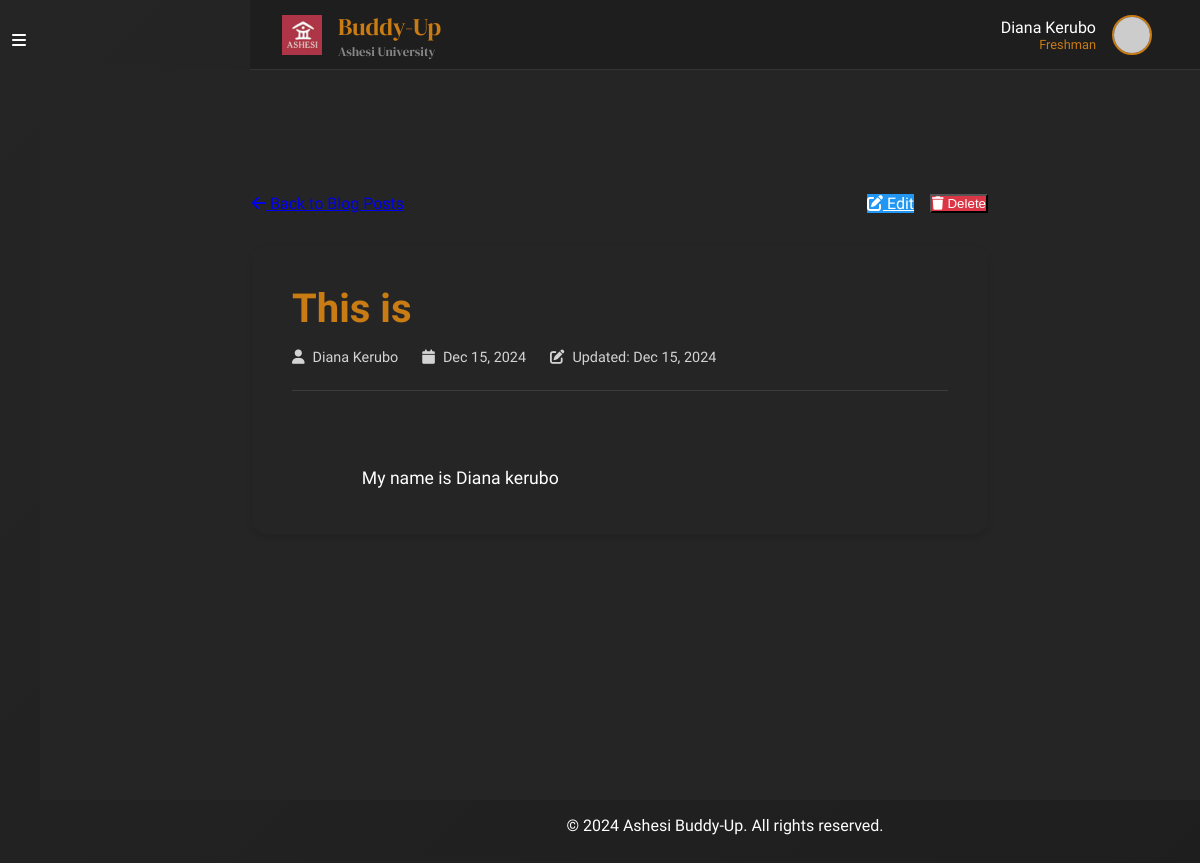
The page /dashboard/freshman/blog/view.php?id=5 (signed in) on the database its author committed.
### tables this page shows
CREATE TABLE `blog_posts` (
  `post_id` int(11) NOT NULL,
  `user_id` int(11) DEFAULT NULL,
  `title` varchar(255) NOT NULL,
  `content` text NOT NULL,
  `created_at` timestamp NOT NULL DEFAULT current_timestamp(),
  `updated_at` timestamp NOT NULL DEFAULT current_timestamp() ON UPDATE current_timestamp()
);

CREATE TABLE `freshman_details` (
  `freshman_id` int(11) NOT NULL,
  `user_id` int(11) DEFAULT NULL,
  `avatar_url` varchar(255) DEFAULT NULL,
  `full_name` varchar(255) NOT NULL,
  `student_id` varchar(8) DEFAULT NULL,
  `age` int(11) DEFAULT NULL,
  `gender` enum('Male','Female','Other') DEFAULT NULL,
  `major` varchar(100) DEFAULT NULL,
  `nationality` varchar(100) DEFAULT NULL,
  `hobby` text DEFAULT NULL,
  `fun_fact` text DEFAULT NULL,
  `continuing_buddy_id` int(11) DEFAULT NULL
);

### dashboard/freshman/blog/view.php (the view, shortened to what this page needs)
<?php
require_once '../../../db/database.php';
$post_id = filter_input(INPUT_GET, 'id', FILTER_SANITIZE_NUMBER_INT);
try {
    $stmt = $pdo->prepare("
        SELECT
            bp.*,
            f.full_name as author_name
        FROM blog_posts bp
        JOIN freshman_details f ON bp.user_id = f.user_id
        WHERE bp.post_id = ?
    ");
    $stmt->execute([$post_id]);
    $post = $stmt->fetch();
} catch (PDOException $e) {
    error_log("Error: " . $e->getMessage());
    $_SESSION['error'] = "Failed to load blog post.";
    header('Location: index.php');
    exit();
}
include '../../includes/header.php';
include '../../includes/freshman_sidebar.php';
?>
<div class="main-content">
    <div class="content-wrapper">
        <div class="navigation-buttons">
            <a href="index.php" class="btn btn-secondary">
                <i class="fas fa-arrow-left"></i> Back to Blog Posts
            </a>
            <?php if ($post['user_id'] == $_SESSION['user_id']): ?>
                <div class="post-actions">
                    <a href="edit.php?id=<?php echo $post['post_id']; ?>" class="btn btn-edit">
                        <i class="fas fa-edit"></i> Edit
                    </a>
                    <button onclick="deleteBlogPost(<?php echo $post['post_id']; ?>)" class="btn btn-delete">
                        <i class="fas fa-trash"></i> Delete
                    </button>
                </div>
            <?php endif; ?>
        </div>
        <article class="blog-post">
            <header class="post-header">
                <h1><?php echo htmlspecialchars($post['title']); ?></h1>
                <div class="post-meta">
                    <span class="author">
                        <i class="fas fa-user"></i>
                        <?php echo htmlspecialchars($post['author_name']); ?>
                    </span>
                    <span class="date">
                        <i class="fas fa-calendar"></i>
                        <?php echo date('M d, Y', strtotime($post['created_at'])); ?>
                    </span>
                    <?php if ($post['updated_at'] > $post['created_at']): ?>
                        <span class="updated">
                            <i class="fas fa-edit"></i>
                            Updated: <?php echo date('M d, Y', strtotime($post['updated_at'])); ?>
                        </span>
                    <?php endif; ?>
                </div>
            </header>
            <div class="post-content">
                <?php echo nl2br(htmlspecialchars($post['content'])); ?>
            </div>
        </article>
    </div>
</div>
<?php include '../../includes/freshman_footer.php'; ?>

### dashboard/includes/header.php (style rules this page uses)
:root { --darker-bg: #121212; --dark-bg: #1E1E1E; --medium-bg: #252525; --light-bg: #2D2D2D; --lighter-bg: #333333; --text-primary: #FFFFFF; --text-secondary: #B3B3B3; --text-muted: #808080; --accent-orange: #C97B14; --accent-orange-light: #E69B3A; --accent-orange-dark: #A66610; --sidebar-width: 250px; --header-height: 70px; }
* { margin: 0; padding: 0; box-sizing: border-box; }
body { font-family: "Arimo", sans-serif; background-color: var(--medium-bg); color: var(--text-primary); min-height: 100vh; }
.main-content { margin-top: var(--header-height); margin-left: var(--sidebar-width); min-height: calc(100vh - var(--header-height)); padding: 2rem; background: var(--medium-bg); }
.main-content::before { content: ''; position: fixed; top: 0; left: 0; right: 0; bottom: 0; background: linear-gradient(135deg, var(--medium-bg), var(--dark-bg)); z-index: -1; }

### dashboard/includes/freshman_sidebar.php (style rules this page uses)
.main-content { margin-left: 40px; transition: margin-left 0.3s ease; }

### dashboard/freshman/blog/view.php (style rules this page uses)
.content-wrapper { max-width: 800px; margin: 0 auto; padding: 2rem; margin-top: 60px; }
.navigation-buttons { display: flex; justify-content: space-between; align-items: center; margin-bottom: 2rem; }
.post-actions { display: flex; gap: 1rem; }
.blog-post { background: var(--dark-gray); padding: 2.5rem; border-radius: 15px; margin-top: 1rem; box-shadow: 0 4px 6px rgba(0, 0, 0, 0.1); }
.post-header { margin-bottom: 2.5rem; border-bottom: 1px solid rgba(255, 255, 255, 0.1); padding-bottom: 1.5rem; }
.post-header h1 { color: var(--accent-orange); font-size: 2.5rem; line-height: 1.2; margin-bottom: 1rem; }
.post-meta { display: flex; flex-wrap: wrap; gap: 1.5rem; color: var(--white); opacity: 0.8; font-size: 0.9rem; }
.post-meta span { display: flex; align-items: center; gap: 0.5rem; }
.post-content { color: var(--white); line-height: 1.8; font-size: 1.1rem; white-space: pre-wrap; }
.btn-edit { background: #2196F3; color: var(--white); }
.btn-delete { background: #dc3545; color: var(--white); }

### rows shown on the page
blog_posts: title "This is", freshman_details.full_name "Diana Kerubo", created_at "Dec 15, 2024", updated_at "Dec 15, 2024", content "My name is Diana kerubo"

### other values the page prints
$_SESSION['full_name'] "Diana Kerubo"
$_SESSION['role'] "Freshman"
